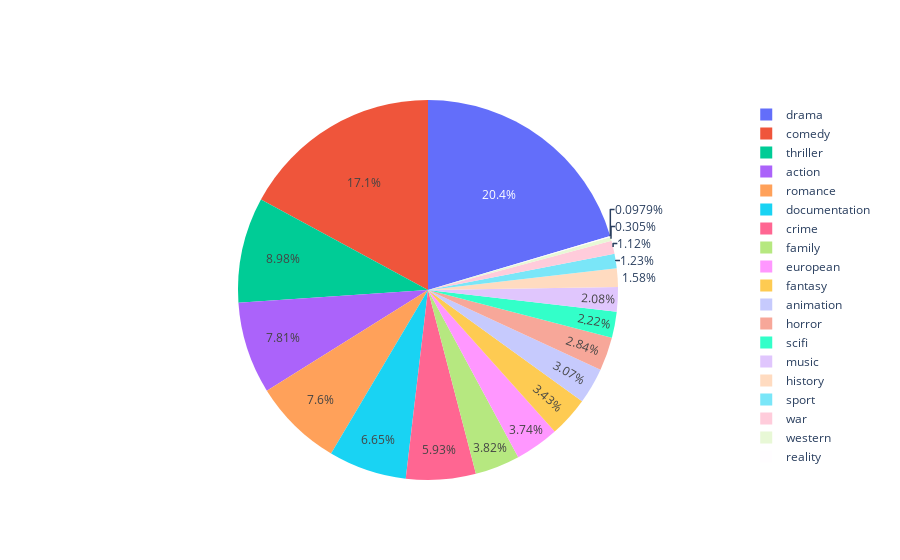

This figure's notebook cell:
### Code cell
fig = go.Figure(data = [go.Pie(labels = list(ddd.index), values = list(ddd.values))])
fig.show()

### Figure 1 — Plotly figure (JSON) as saved in the notebook; plotly's stock layout.template omitted (floating-point values rounded to 4 significant figures)
{"data": [{"labels": ["action", "animation", "comedy", "crime", "documentation", "drama", "european", "family", "fantasy", "history", "horror", "music", "reality", "romance", "scifi", "sport", "thriller", "war", "western"], "type": "pie", "values": [718, 282, 1571, 545, 611, 1876, 344, 351, 315, 145, 261, 191, 9, 698, 204, 113, 825, 103, 28]}], "layout": {}}
